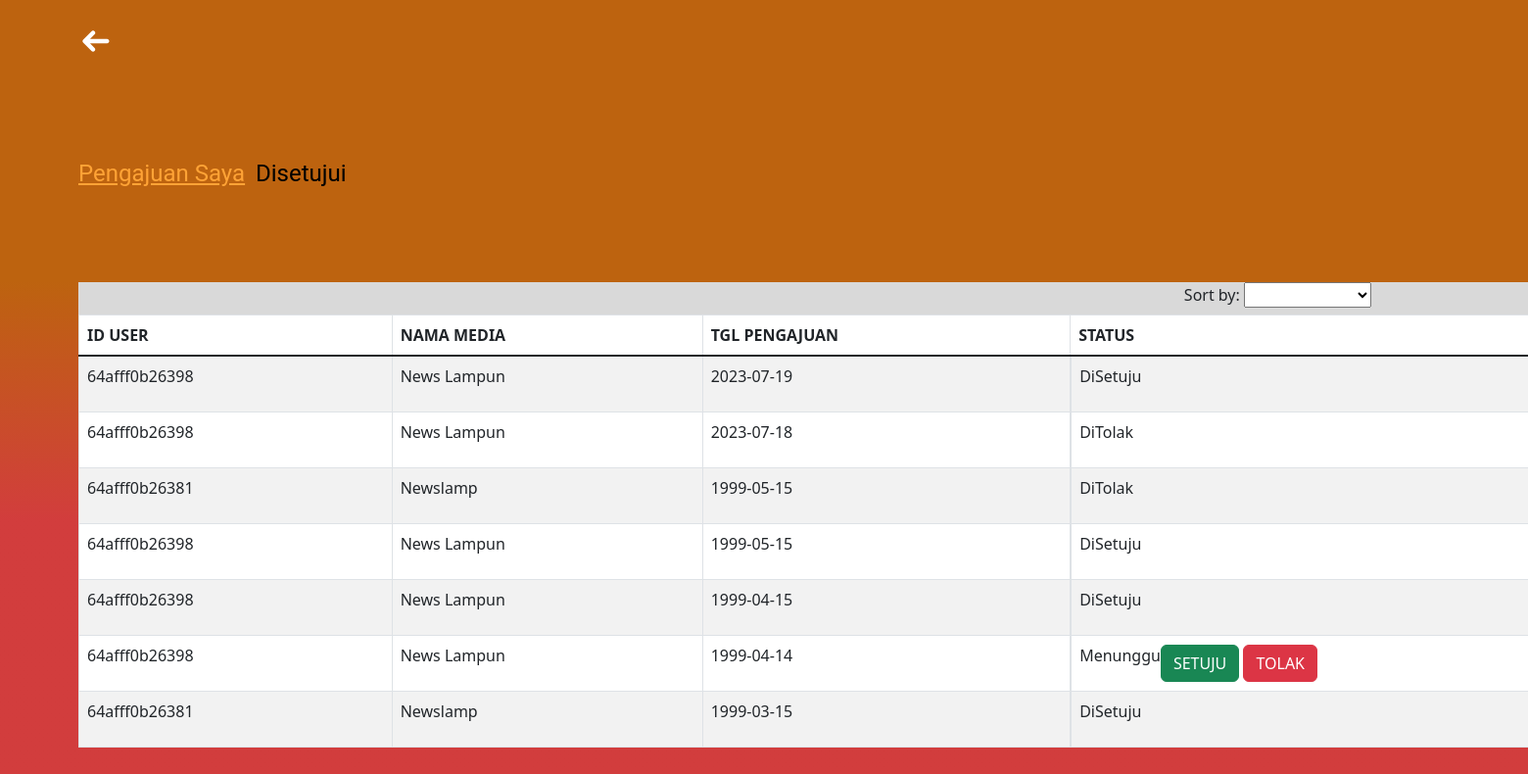
Before: /admin-page/list-pengajuan.php (signed in) with the older database file.
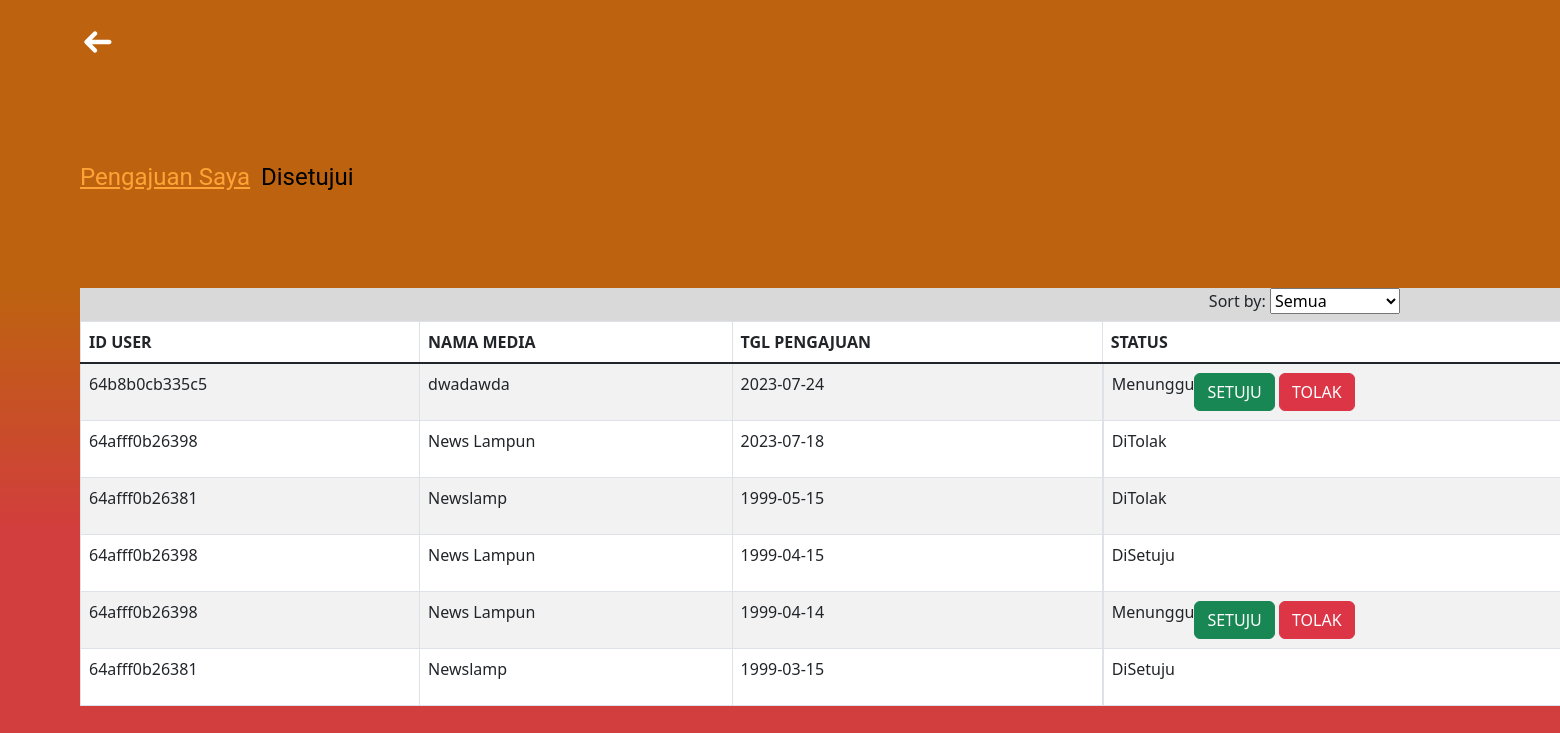
After: the same page with the newer database file.
### tables this page shows
CREATE TABLE `pengajuan` (
  `id_pengajuan` varchar(255) NOT NULL,
  `id_user` varchar(255) DEFAULT NULL,
  `status` varchar(50) DEFAULT NULL,
  `tglterima` date DEFAULT NULL,
  `tglaju` date DEFAULT NULL,
  `keterangan` text DEFAULT NULL
);

CREATE TABLE `member` (
  `id_user` varchar(255) NOT NULL,
  `phone` varchar(10) DEFAULT NULL,
  `email` text DEFAULT NULL,
  `company_name` text DEFAULT NULL,
  `company_address` text DEFAULT NULL
);

### admin-page/list-pengajuan.php (the view, shortened to what this page needs)
<?php
include "../config/connection.php";
?>
<!DOCTYPE html>
<html lang="en">
<head>
    <link rel="stylesheet" href="../style/style-list-pengajuan.css">
    <link href="https://cdn.jsdelivr.net/npm/bootstrap@5.3.0/dist/css/bootstrap.min.css" rel="stylesheet">
    <link rel="stylesheet" href="https://cdn.jsdelivr.net/npm/bootstrap@4.6.2/dist/css/bootstrap.min.css">
    <link href="https://cdn.jsdelivr.net/npm/bootstrap@5.0.2/dist/css/bootstrap.min.css" rel="stylesheet">
    <link href="https://cdn.jsdelivr.net/npm/bootstrap@5.3.0/dist/css/bootstrap.min.css" rel="stylesheet">
</head>
<body>
    <div class="navbar">
        <a href="../index.php" style="text-decoration: none; color:white">
        </a>
    </div>
    <div class="content">
        <div id="pilihan">
            <a href="list-pengajuan.php" class="text-yellow" id="pengajuan">Pengajuan Saya</a>
            <a href="table_setuju.php" class="text-black" id="setuju">Disetujui</a>
        </div>
        <div class="sort">
            <form method="get" id="sortForm">
                <label for="sort_by">Sort by:</label>
                <select name="sort_by" id="sort_by">
                    <option value="">Semua</option>
                    <?php
                    $sql = "SELECT * FROM member JOIN user on member.id_user = user.id_user WHERE user.level IS NULL OR user.level = '' ORDER BY member.company_name ASC";
                    $selected_sort = isset($_GET['sort_by']) ? $_GET['sort_by'] : '';
                    if ($stmt = $conn->prepare($sql)) {
                        $stmt->execute();
                        $result = $stmt->get_result();
                        while ($row = $result->fetch_assoc()) {
                            $selected = ($row['company_name'] == $selected_sort) ? 'selected' : '';
                            echo "<option value='" . $row['company_name'] . "' $selected>" . $row['company_name'] . "</option>";
                        }
                    }
                    ?>
                </select>
            </form>
        </div>
        <div class="rectangle">
            <table class="table table-striped table-bordered table-hover">
                <thead>
                    <tr>
                        <th scope="col">ID USER</th>
                        <th scope="col">NAMA MEDIA</th>
                        <th scope="col">TGL PENGAJUAN</th>
                        <th scope="col">STATUS</th>
                    </tr>
                </thead>
                <tbody>
                    <?php
                    $sort_by = isset($_GET['sort_by']) ? $_GET['sort_by'] : '';
                    if ($sort_by != '') {
                        $sql = "SELECT * FROM pengajuan JOIN member on pengajuan.id_user = member.id_user WHERE member.company_name = ? ORDER BY pengajuan.tglaju DESC;";
                        if ($stmt = $conn->prepare($sql)) {
                            $stmt->bind_param('s', $sort_by);
                            $stmt->execute();
                            $result = $stmt->get_result();
                            while ($user = $result->fetch_assoc()) {
                                echo "<tr>
                                    <td><p class='table-a'>$user[id_user]</p></td>
                                    <td><p class='table-a'>$user[company_name]</p></td>
                                    <td><p class='table-a'>$user[tglaju]</p></td>
                                    <td id='td-status'><p class='table-a'>$user[status]</p>";
                                if ($user['status'] === 'Menunggu') {
                                    echo "<form method='post' action='update_status.php'>
                                            <input type='hidden'name='id_user' value='$user[id_user]'>
                                            <input type='hidden'name='id_pengajuan' value='$user[id_pengajuan]'>
                                            <button type='button' name='action' value='approve' class='btn btn-success ml-5' data-toggle='modal' data-target='#ModalSetuju'>SETUJU</button>
                                            <div class='modal fade' id='ModalSetuju' tabindex='-1' role='dialog' aria-labelledby='ModalSetujuLabel' aria-hidden='true'>
                                                <div class='modal-dialog modal-dialog-centered' role='document'>
                                                    <div class='modal-content'>
                                                        <div class='modal-body'>
                                                            <p>Apakah Anda Sudah Yakin Untuk Menerima?</p>
                                                            <button type='submit' name='action' value='approve' class='btn btn-success'>YA</button>
                                                            <button type='button' class='btn btn-danger' data-dismiss='modal'>TIDAK</button>
                                                        </div>
                                                    </div>
                                                </div>
                                            </div>
                                            <button type='button' class='btn btn-danger' data-toggle='modal' data-target='#TolakModal'>TOLAK</button>
                                            <div class='modal fade' id='TolakModal' tabindex='-1' role='dialog' aria-labelledby='TolakModalLabel' aria-hidden='true'>
                                            <div class='modal-dialog' role='document'>
                                                <div class='modal-content'>
                                                    <div class='modal-body'>
                                                        <form>
                                                        <p>Apakah Anda Sudah Yakin Untuk Menolak? <br> Sertakan Alasan Penolakan</p>
                                                        <div class='form-group'>
                                                            <label for='keterangan' class='col-form-label'>Pesan/Keterangan:</label>
                                                            <textarea class='form-control' id='keterangan' name='keterangan'></textarea>
                                                        </div>
                                                        <button type='button' class='btn btn-secondary' data-dismiss='modal'>Close</button>
                                                        <button type='submit' name='action' value='reject' class='btn btn-primary'>Send message</button>
                                                        </form>
                                                    </div>
                                                </div>
                                            </div>
                                            </div>
                                        </form>";
                                }
                                echo "</td></tr>";
                            }
                        }
                    } else {
                        $sql = "SELECT * FROM pengajuan JOIN member on pengajuan.id_user = member.id_user ORDER BY pengajuan.tglaju DESC;";
                        if ($stmt = $conn->prepare($sql)) {
                            $stmt->execute();
                            $result = $stmt->get_result();
                            while ($user = $result->fetch_assoc()) {
                                echo "<tr>
                                    <td><p class='table-a'>$user[id_user]</p></td>
                                    <td><p class='table-a'>$user[company_name]</p></td>
                                    <td><p class='table-a'>$user[tglaju]</p></td>
                                    <td id='td-status'><p class='table-a'>$user[status]</p>";
                                if ($user['status'] === 'Menunggu') {
                                    echo "<form method='post' action='update_status.php'>
                                            <input type='hidden'name='id_user' value='$user[id_user]'>
                                            <input type='hidden'name='id_pengajuan' value='$user[id_pengajuan]'>
                                            <button type='button' name='action' value='approve' class='btn btn-success' data-toggle='modal' data-target='#ModalSetuju'>SETUJU</button>
                                            <button type='button' class='btn btn-danger' data-toggle='modal' data-target='#TolakModal'>TOLAK</button>
                                        </form>";
                                }
                                echo "</td></tr>";
                            }
                        }
                    }
                    ?>
                </tbody>
            </table>
        </div>
    </div>
</body>
</html>

### style/style-list-pengajuan.css (style rules this page uses)
body { font-family: Arial, sans-serif; margin: 0; padding: 0; background: linear-gradient(180deg, #BD630F 35.19%, rgba(202, 27, 27, 0.85) 65.10%); background-repeat: no-repeat; height: 100%; width: 100%; min-height: 100vh; }
.navbar { margin-top: 1rem; margin-left: 5rem; }
#pilihan { display: flex; flex-direction: row; margin: 6rem 5rem; }
.text-yellow { width: 11.31225rem; color: #FFA336; font-family: Roboto; font-size: 1.5rem; font-style: normal; font-weight: 400; line-height: 1.71875rem; }
.text-black { width: 6.206rem; color: #000; font-family: Roboto; font-size: 1.5rem; font-style: normal; font-weight: 400; line-height: 1.71875rem; text-decoration: none; }
.rectangle { width: 105rem; flex-shrink: 0; margin: 6rem 5rem; background: #D9D9D9; }
#td-status { display: flex; align-items: center; justify-content: flex-start; }
.sort { margin-right: 10rem; float: right; }

Changed rows visible on the page:
removed pengajuan: member.id_user "64afff0b26398", member.company_name "News Lampun", tglaju "2023-07-19", status "DiSetuju"
removed pengajuan: member.id_user "64afff0b26398", member.company_name "News Lampun", tglaju "1999-05-15", status "DiSetuju"
added pengajuan: member.id_user "64b8b0cb335c5", member.company_name "dwadawda", tglaju "2023-07-24", status "Menunggu"
Other visible differences:
form field sort_by: (not shown) → "Semua"
